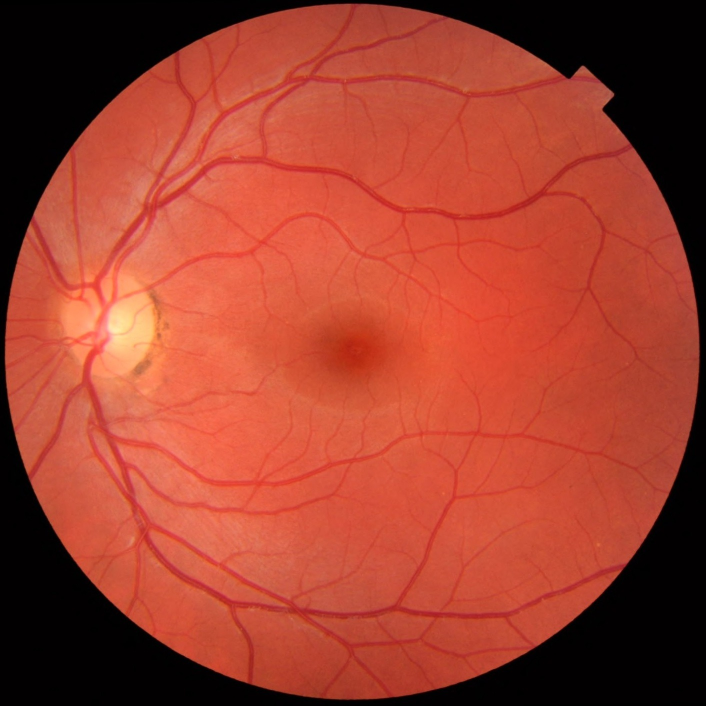
#> input picture input/sample_fundus.jpg, 1411 x 1411 px (shown at 1/2 size); its folder holds only this picture in this run
$ python -i pipeline.py   (imports and definitions only)
#> lines starting #> are read from the running program, lines starting #| are printed output that depends on the picture; after the words box and inside, x2 and y2 are one past the last pixel; in counts of white or black regions, pixels touching at a corner belong together
#> further down, picture is the input picture: shape (1411, 1411, 3); mean B, G, R 46.1, 63.6, 159.4
### src/utils.py
import os

import cv2
import numpy as np
from PIL import Image
from scipy import ndimage as ndi

IMAGE_EXTENSIONS = (".jpg", ".jpeg", ".png", ".tif", ".tiff", ".bmp", ".ppm", ".gif", ".webp")


# [33 lines left out: functions read_color, read_gray, read_binary, list_images, not called in this run]


def file_stem(path):
    return os.path.splitext(os.path.basename(path))[0]


def make_folder(path):
    os.makedirs(path, exist_ok=True)
    return path


def estimate_fov_mask(image):
    """Finds the bright circular retina region when no FOV mask file is available."""
    red = cv2.GaussianBlur(image[:, :, 2].astype(np.float32), (0, 0), 2)
    fov = (red > 0.10 * np.percentile(red, 99)).astype(np.uint8)
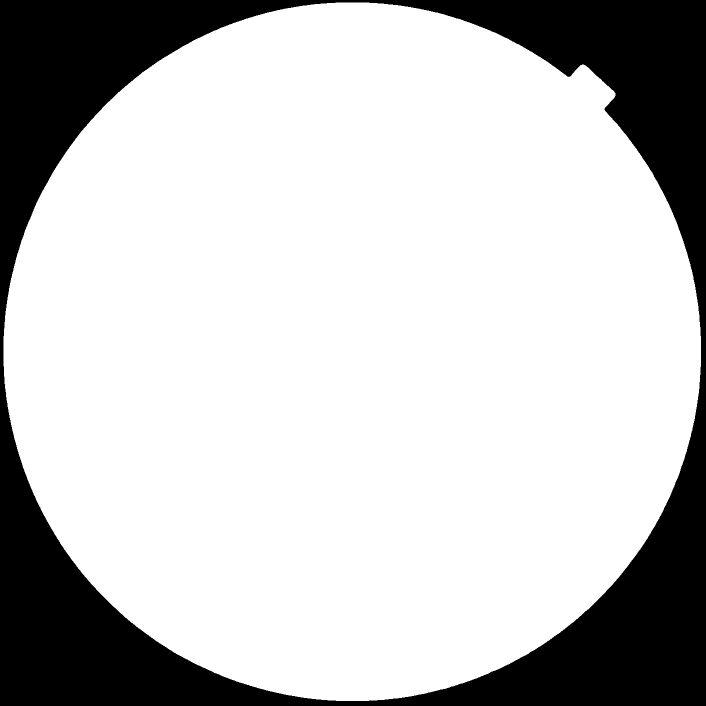
#> fov: shape (1411, 1411) (shown at 1/2 size); values 0 (black) and 1 (white), 77.1% white; 1 black region, box (x1, y1, x2, y2) and area: (0, 0, 1411, 1411) 455217

    count, labels, stats, _ = cv2.connectedComponentsWithStats(fov, connectivity=8)
#> count = 2; stats = [[0, 0, 1411, 1411, 455217], [7, 5, 1395, 1397, 1535704]]
    if count > 1:
        largest = 1 + np.argmax(stats[1:, cv2.CC_STAT_AREA])
#> largest = 1
        fov = (labels == largest).astype(np.uint8)
    fov = ndi.binary_fill_holes(fov).astype(np.uint8)
    if fov.mean() < 0.2:
        # no clear circular retina (e.g. a cropped photo): use the whole image
        fov = np.ones_like(fov)

    # shrink slightly so the camera rim is not mistaken for a vessel
    size = max(5, int(round(fov.shape[1] / 100)) | 1)
#> size = 15
    fov = cv2.erode(fov, cv2.getStructuringElement(cv2.MORPH_ELLIPSE, (size, size)))
#> fov: shape (1411, 1411); values 0 (black) and 1 (white), 75.5% white; 1 black region, box (x1, y1, x2, y2) and area: (0, 0, 1411, 1411) 486826
    return fov.astype(bool)


# [51 lines left out: functions to_uint8, vessel_overlay, error_overlay, add_title, side_by_side, not called in this run]


def save_image(path, image, jpeg_quality=92):
    params = [cv2.IMWRITE_JPEG_QUALITY, jpeg_quality] if path.lower().endswith(".jpg") else []
    cv2.imwrite(path, image, params)

### src/pipeline.py
"""
Sharpening-first retinal vessel segmentation (classical image processing only).

Steps: green channel -> unsharp-mask sharpening -> CLAHE -> background removal
-> line detector + Hessian ridge detector -> fusion -> hysteresis threshold
-> small-object removal.

All sizes below are for a DRIVE-sized retina (FOV about 540 px wide) and are
scaled automatically for larger images. The values were chosen on the 20 DRIVE
training images only and then kept fixed for every other image.
"""

import cv2
import numpy as np
from skimage.feature import hessian_matrix, hessian_matrix_eigvals
from skimage.filters import apply_hysteresis_threshold

from .utils import estimate_fov_mask

PARAMS = {
    "sharpen_sigma": 2.0,
    "sharpen_amount": 1.0,
    "clahe_clip": 2.0,
    "clahe_grid": 8,
    "background_size": 25,
    "line_window": 15,
    "line_lengths": [3, 5, 7, 9, 11, 13, 15],
    "line_angles": 12,
    "hessian_sigmas": [1.0, 1.5, 2.0, 3.0],
    "weight_darkness": 0.4,
    "weight_line": 0.2,
    "weight_hessian": 0.4,
    "seed_percent": 10.0,
    "grow_percent": 13.0,
    "min_area": 30,
}

REFERENCE_FOV_WIDTH = 540.0
MAX_WORKING_FOV_WIDTH = 1100.0


def odd(value):
    return max(3, int(round(value)) | 1)


def zscore(image, fov):
    values = image[fov]
    return (image - values.mean()) / (values.std() + 1e-6)


def fov_width(fov):
    columns = np.where(fov.any(axis=0))[0]
    return float(columns[-1] - columns[0])


def pad_outside_fov(gray, fov, iterations=50):
    """Fills the black corners with neighbouring retina values so filters do not see a fake edge."""
    image = gray.astype(np.float32).copy()
    known = fov.astype(np.float32).copy()
    kernel = np.ones((3, 3), np.float32)
    for _ in range(iterations):
        total = cv2.filter2D(image * known, -1, kernel, borderType=cv2.BORDER_REFLECT)
        count = cv2.filter2D(known, -1, kernel, borderType=cv2.BORDER_REFLECT)
        new_pixels = (known == 0) & (count > 0)
        if not new_pixels.any():
            break
        image[new_pixels] = total[new_pixels] / count[new_pixels]
        known[new_pixels] = 1
    image[known == 0] = image[known > 0].mean()
    return image


def sharpen(image, sigma, amount):
    """Unsharp masking: image + amount * (image - blurred image)."""
    blurred = cv2.GaussianBlur(image, (0, 0), sigma)
    return np.clip(image + amount * (image - blurred), 0, 255)


def line_kernel(length, angle):
    kernel = np.zeros((length, length), np.float32)
    centre = (length - 1) / 2
    theta = np.deg2rad(angle)
    for r in np.linspace(-centre, centre, 4 * length):
        x = int(round(centre + r * np.cos(theta)))
        y = int(round(centre - r * np.sin(theta)))
        kernel[y, x] = 1
    return kernel / kernel.sum()


def line_detector(vessel_map, fov, window, lengths, angles):
    """
    Multiscale line detector: best average along a line through each pixel
    (over all angles) minus the average of the surrounding square window.
    A vessel has one direction where the whole line is dark; noise does not.
    """
    window_mean = cv2.blur(vessel_map, (window, window))
    combined = zscore(vessel_map, fov)
    for length in lengths:
        best_line = np.full(vessel_map.shape, -np.inf, np.float32)
        for i in range(angles):
            kernel = line_kernel(length, i * 180.0 / angles)
            best_line = np.maximum(best_line, cv2.filter2D(vessel_map, -1, kernel))
        combined += zscore(best_line - window_mean, fov)
    return combined / (len(lengths) + 1)


def hessian_ridge(vessel_map, sigmas):
    """
    Second-derivative ridge detector. Across a bright vessel the intensity curves
    down sharply (large negative eigenvalue), along it the profile stays flat.
    Small sigma responds to thin capillaries, larger sigma to wide vessels.
    """
    response = np.zeros(vessel_map.shape, np.float32)
    for sigma in sigmas:
        hessian = hessian_matrix(vessel_map, sigma=sigma, order="rc", use_gaussian_derivatives=False)
        _, smaller_eigenvalue = hessian_matrix_eigvals(hessian)
        ridge = np.clip(-smaller_eigenvalue, 0, None) * sigma ** 2
        response = np.maximum(response, ridge.astype(np.float32))
    return response


def remove_small_objects(mask, min_area):
    count, labels, stats, _ = cv2.connectedComponentsWithStats(mask.astype(np.uint8), connectivity=8)
    keep = np.zeros(count, bool)
    keep[1:] = stats[1:, cv2.CC_STAT_AREA] >= min_area
    return keep[labels]


def segment_vessels(image, fov=None, prefilter="sharpen", params=PARAMS):
    """
    image: BGR fundus image. fov: boolean retina mask (estimated if None).
    prefilter: "sharpen" (final method), "gaussian" or "none" (used for the ablation study).
    Returns a dict with the binary mask (0/255), the FOV and every intermediate stage.
    """
    if fov is None:
        fov = estimate_fov_mask(image)
    original_size = image.shape[:2]
#> original_size = (1411, 1411)
    original_fov = fov

    # very large photos (e.g. downloaded from the web) are processed at a reduced size for speed
    width = fov_width(fov)
#> in fov_width, `columns = np.where(fov.any(axis=0))[0]`: columns = 1381 values from 14 to 1394
#> width = 1380
    resize_factor = min(1.0, MAX_WORKING_FOV_WIDTH / width)
#> resize_factor = 0.797
    if resize_factor < 1.0:
        image = cv2.resize(image, None, fx=resize_factor, fy=resize_factor, interpolation=cv2.INTER_AREA)
        fov = cv2.resize(fov.astype(np.uint8), (image.shape[1], image.shape[0]),
                         interpolation=cv2.INTER_NEAREST) > 0
#> fov: shape (1125, 1125) bool; 75.5% white; 1 black region, box (x1, y1, x2, y2) and area: (0, 0, 1125, 1125) 309455
        width = fov_width(fov)
#> width = 1100
    scale = width / REFERENCE_FOV_WIDTH
#> scale = 2.04

    green = image[:, :, 1].astype(np.float32)
    padded = pad_outside_fov(green, fov)
#> after the loop in pad_outside_fov, `for _ in range(iterations):`:
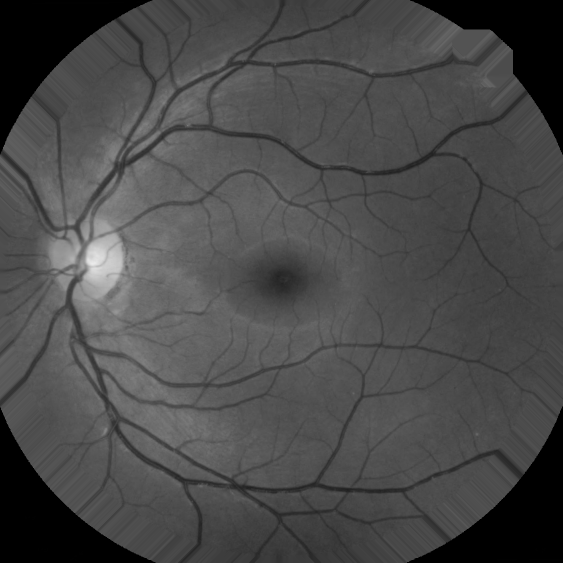
#> image: shape (1125, 1125) float32 (shown at 1/2 size); min 0, max 235, mean 73.1
#> after the loop in pad_outside_fov, `for _ in range(iterations):`:
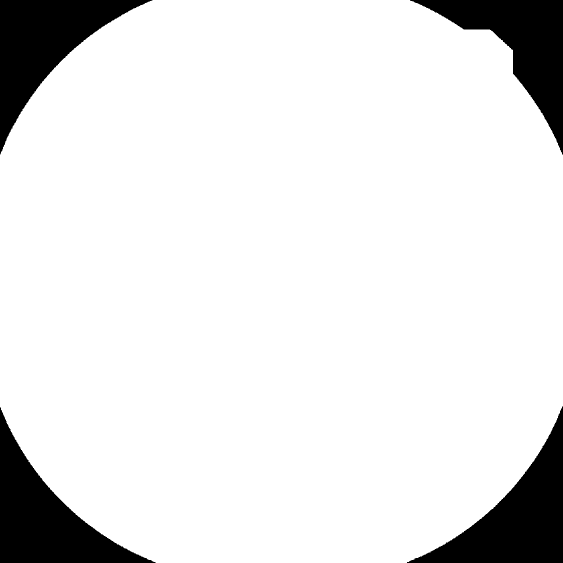
#> known: shape (1125, 1125) float32 (shown at 1/2 size); values 0 (black) and 1 (white), 89.3% white; 4 black regions, box (x1, y1, x2, y2) and area: (814, 813, 1125, 1125) 35040, (0, 814, 311, 1125) 34875, (0, 0, 305, 309) 34312, (820, 0, 1125, 309) 31258
#> in pad_outside_fov, `image[known == 0] = image[known > 0].mean()`: image: shape (1125, 1125) float32; 10.7% of pixels changed, all inside (x1, y1, x2, y2) = (0, 0, 1125, 1125)

    if prefilter == "sharpen":
        prefiltered = sharpen(padded, params["sharpen_sigma"] * scale, params["sharpen_amount"])
    elif prefilter == "gaussian":
        prefiltered = cv2.GaussianBlur(padded, (5, 5), 0)
    else:
        prefiltered = padded

    clahe = cv2.createCLAHE(clipLimit=params["clahe_clip"],
                            tileGridSize=(params["clahe_grid"], params["clahe_grid"]))
    enhanced = clahe.apply(prefiltered.astype(np.uint8)).astype(np.float32)

    # background estimate: a median window much wider than any vessel ignores the vessels
    background = cv2.medianBlur(enhanced.astype(np.uint8), odd(params["background_size"] * scale))
    vessel_map = np.clip(background.astype(np.float32) - enhanced, 0, None)

    lengths = [odd(length * scale) for length in params["line_lengths"]]
#> lengths = [7, 11, 15, 19, 23, 27, 31]
    line_response = line_detector(vessel_map, fov, odd(params["line_window"] * scale),
                                  lengths, params["line_angles"])
#> the loop in line_detector, `for length in lengths:` made 7 passes
#> length on passes 1 to 7: 7, 11, 15, 19, 23, 27, 31
#> pass 1, in line_detector, `combined += zscore(best_line - window_mean, fov)`:
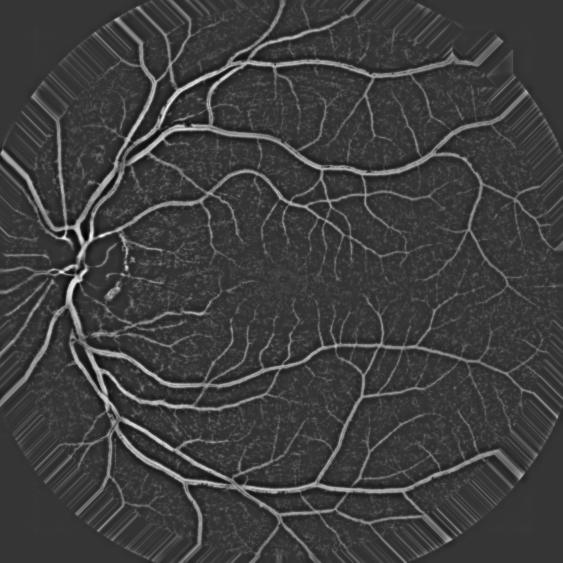
#> combined: shape (1125, 1125) float32 (shown at 1/2 size); min -4.4, max 13.11, mean -0.0934; drawn with min black and max white
    hessian_response = hessian_ridge(vessel_map, [s * scale for s in params["hessian_sigmas"]])
    darkness = cv2.GaussianBlur(vessel_map, (0, 0), scale)

    fused = (params["weight_darkness"] * zscore(darkness, fov)
             + params["weight_line"] * zscore(line_response, fov)
             + params["weight_hessian"] * zscore(hessian_response, fov))
    fused[~fov] = fused[fov].min()
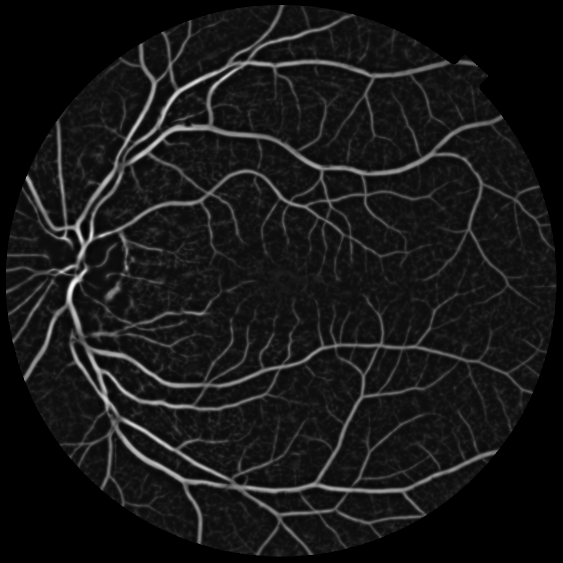
#> fused: shape (1125, 1125) float32 (shown at 1/2 size); min -1.04, max 7.5, mean -0.253; drawn with min black and max white

    # hysteresis: strong pixels are sure vessels, weak pixels survive only if connected to them
    high = np.percentile(fused[fov], 100 - params["seed_percent"])
#> high = 1.13
    low = np.percentile(fused[fov], 100 - params["grow_percent"])
#> low = 0.674
    seeds = (fused >= high) & fov
#> seeds: shape (1125, 1125) bool; 7.6% white; 166 white regions (96 under 20 px), largest, box (x1, y1, x2, y2) and area: (46, 10, 1081, 1111) 84876, (235, 600, 424, 659) 1168, (25, 559, 109, 687) 799
    thresholded = apply_hysteresis_threshold(fused, low, high) & fov
#> thresholded: shape (1125, 1125) bool; 9.7% white; 71 white regions (5 under 20 px), largest, box (x1, y1, x2, y2) and area: (12, 10, 1103, 1111) 110017, (232, 587, 440, 663) 1801, (704, 829, 848, 972) 1496
    cleaned = remove_small_objects(thresholded, params["min_area"] * scale ** 2)
#> in remove_small_objects, `count, labels, stats, _ = cv2.connectedComponentsWithStats(mask.astype..`:
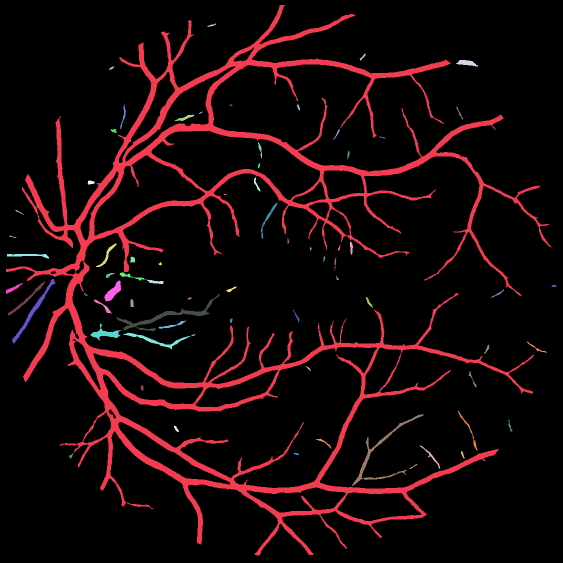
#> labels: shape (1125, 1125) int32 (shown at 1/2 size); 72 distinct labels, from 0 to 71; one colour per label, 0 black
#> in remove_small_objects, `count, labels, stats, _ = cv2.connectedComponentsWithStats(mask.astype..`: count = 72; stats = 72 rows, first 6: [0, 0, 1125, 1125, 1143098], [12, 10, 1091, 1101, 110017], [415, 47, 17, 7, 47], [719, 107, 12, 14, 51], [912, 120, 44, 13, 328], [218, 133, 11, 7, 33]

    final_mask = cleaned.astype(np.uint8) * 255
    if resize_factor < 1.0:
        final_mask = cv2.resize(final_mask, (original_size[1], original_size[0]), interpolation=cv2.INTER_LINEAR)
#> final_mask: shape (1411, 1411)
        final_mask = np.where(final_mask > 127, 255, 0).astype(np.uint8)
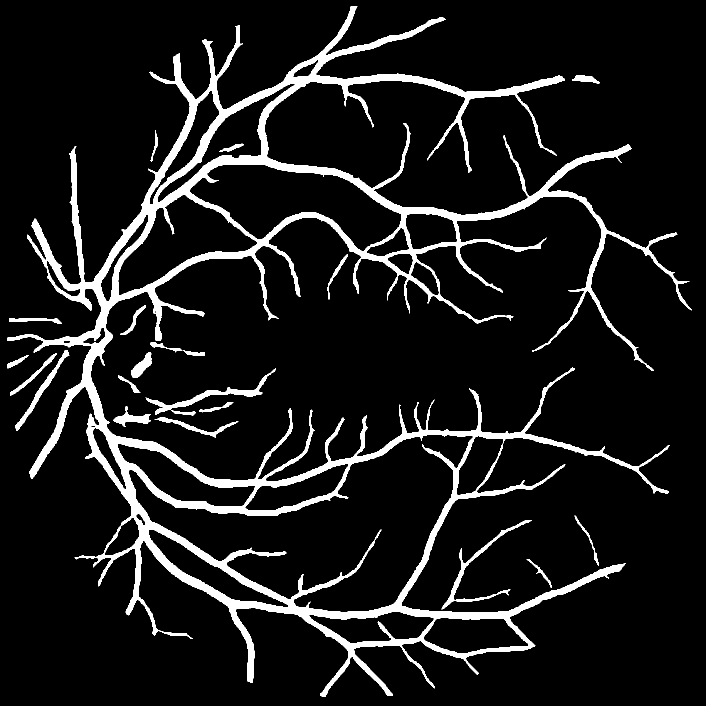
#> final_mask: shape (1411, 1411) (shown at 1/2 size); 9.5% white; 21 white regions, largest, box (x1, y1, x2, y2) and area: (15, 13, 1383, 1393) 173062, (291, 736, 552, 832) 2858, (883, 1040, 1064, 1219) 2353

    return {
        "mask": final_mask,
        "fov": original_fov,
        "stage_fov": fov,
        "resize_factor": resize_factor,
        "stages": {
            "01_green_channel": green,
            "02_sharpened": prefiltered,
            "03_clahe": enhanced,
            "04_background_removed": vessel_map,
            "05_line_detector": line_response,
            "06_hessian_ridge": hessian_response,
            "07_fused_response": fused,
            "08_strong_seeds": seeds.astype(np.uint8) * 255,
            "09_hysteresis_threshold": thresholded.astype(np.uint8) * 255,
            "10_final_mask": cleaned.astype(np.uint8) * 255,
        },
    }

>>> import cv2
>>> picture = cv2.imread('../input/sample_fundus.jpg')
>>> result = segment_vessels(picture)
#> result = 5 items
